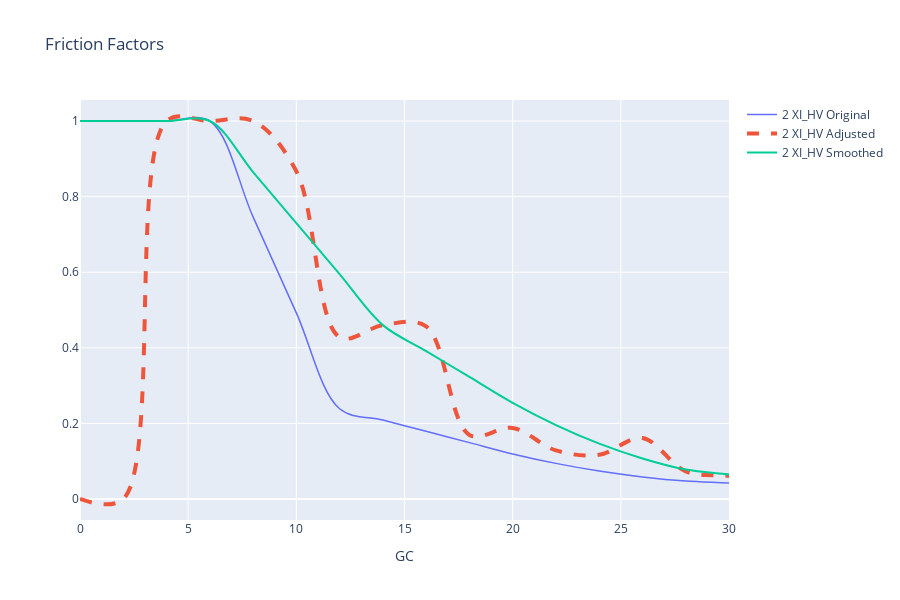

Notebook code cell kept with this figure:
### Code cell
# SMOOTHING

# backup will output a new CSV each time function is run... just to be safe
backup = False

dfSmoothedSetHolder = pd.DataFrame()
dfFFsForCharts = pd.DataFrame() # master dataframe

# loop through input dataframe
for index, row in dfCalibrationRounds.iterrows():
    
    if index==6:
        display(dfCalibrationRounds[dfCalibrationRounds.index==index])
        continue

    rndindex = index

    # get trip purposes and tlf types for looping
    tps  = dfsFF[rndindex]['TRIPPURP'].unique().tolist()

    dfSmoothParams = pd.DataFrame()

    # r=root, d=directories, f = files
    for r, d, f in os.walk(os.path.join(os.path.join(os.path.join(dirIntermediate,str(index)),'manual_smoothing'))):
        for file in f:
            if file.endswith('.csv'):
                dfSmoothParams = pd.concat([dfSmoothParams,pd.read_csv(os.path.join(r, file))])
    if debug: display(dfSmoothParams)

    # create sets for give index
    dfOriginalSet = dfsFF[rndindex].copy()
    dfAdjustedSet = dfsFFAdj[rndindex][['TRIPPURP','TLFTYPE','BIN','FF_ADJ']].copy()
    dfAdjustedSet.columns = (['TRIPPURP','TLFTYPE','BIN','FF'])
    dfSmoothedSet = dfAdjustedSet.copy() # copy of adjusted since this is where it starts
    
    # add column for round values
    dfOriginalSet['FF_CALIB_ROUND'] = rndindex
    dfAdjustedSet['FF_CALIB_ROUND'] = rndindex
    dfSmoothedSet['FF_CALIB_ROUND'] = rndindex

    dfOriginalSet['OAS'] = 'Original'
    dfAdjustedSet['OAS'] = 'Adjusted'
    dfSmoothedSet['OAS'] = 'Smoothed'

    if debug: display(dfAdjustedSet)

    # go through all trip purposes
    for tp in tps:
        if debug: print (tp)

        # make copy of filtered dataframe for working
        dfSmthSetTP = dfSmoothedSet[(dfSmoothedSet['TRIPPURP']==tp)].copy()

        # make copy of filtered manual adjustments for working
        dfSmthPrmForTP = dfSmoothParams[(dfSmoothParams['TRIPPURP']==tp)].copy()

        # smoothing is done row-by-row from the parameters file
        for index, row in dfSmthPrmForTP.iterrows():

            paramindex = index
            _binfrom = row['BIN_FROM']
            _binto   = row['BIN_TO']

            # show before if debug set to 1
            if(row['DEBUG_TOGGLE']==1):
                pd.set_option('display.max_rows', None)
                display(dfSmthSetTP[(dfSmthSetTP['BIN'].between(_binfrom,_binto))])
                pd.set_option('display.max_rows', 10)

            # linear adjustment
            if row['LINEAR_TOGGLE']:
                #print('linear')

                numPNTS = len(dfSmthSetTP[(dfSmthSetTP['BIN'].between(_binfrom,_binto))].index)
                bgnFFAdj = dfSmthSetTP[(dfSmthSetTP['BIN']==_binfrom)]['FF'].values[0]
                endFFAdj = dfSmthSetTP[(dfSmthSetTP['BIN']==_binto  )]['FF'].values[0]

                # interpolate with np
                interpolates = np.linspace(bgnFFAdj, endFFAdj, numPNTS)

                # display for debugging
                if(row['DEBUG_TOGGLE']==1):
                    display('Bgn Freq ' + str(bgnFFAdj))
                    display('End Freq ' + str(endFFAdj))
                    display('Size ' + str(numPNTS))
                    display('Interpolates ' + str(interpolates))

                dfSmthSetTP.loc[(dfSmthSetTP['BIN'].between(_binfrom,_binto)), 'FF'] = interpolates

            # moving average adjustment
            if index==6: print(row['MOVAVG_REACH'])
            if row['MOVAVG_REACH']>0:
                
                maxbin = dfSmthSetTP.loc[dfSmthSetTP['BIN'].idxmax()]['BIN']
                
                # add zeros to keep moving average
                dfZeros = dfSmthSetTP.copy()
                dfZeros['BIN'] += maxbin + binsize
                dfZeros['FF'] = 0
                dfSmthSetTP = pd.concat([dfSmthSetTP, dfZeros], ignore_index=True)
                
                # reach is on either side, so average extents is reach 2 + 1 with min periods for the shoulders, shift moves the avergage to center on bin
                # moving average is calculated for entire dataset and then only applied to BIN_FROM-BIN_TO range
                dfRolling = dfSmthSetTP['FF'].rolling(row['MOVAVG_REACH']*2+1, min_periods=1).mean().shift(-1 * row['MOVAVG_REACH'])

                # debug
                if(row['DEBUG_TOGGLE']==1): display(dfRolling)
                    
                dfSmthSetTP.loc[dfSmthSetTP['BIN'].between(_binfrom,_binto),'FF'] = dfRolling                
                
                # trim back to maxbin
                dfSmthSetTP = dfSmthSetTP[dfSmthSetTP['BIN']<=maxbin]
            
            # adjust frequency by override
            if row['FF_OVERRIDE']>0:
                dfSmthSetTP.loc[(dfSmthSetTP['BIN'].between(_binfrom,_binto)),'FF'] = row['FF_OVERRIDE']

            # adjust frequency by relative amount
            dfSmthSetTP.loc[(dfSmthSetTP['BIN'].between(_binfrom,_binto)),'FF'] += row['FFADJ_REL']

            # set frequency to zero
            if row['FF_ZERO_TOGGLE']==1:
                dfSmthSetTP.loc[(dfSmthSetTP['BIN'].between(_binfrom,_binto)),'FF'] = 0

            # copy from previous round
            if row['NOADJ_TOGGLE']==1:
                dfNoAdj = dfOriginalSet[(dfOriginalSet['TRIPPURP']==tp)].copy()
                dfSmthSetTP.loc[(dfSmthSetTP['BIN'].between(_binfrom,_binto)),'FF'] = dfNoAdj[(dfNoAdj['BIN'].between(_binfrom,_binto))]['FF'].tolist()

            # show after if debug set to 1
            if(row['DEBUG_TOGGLE']==1):
                pd.set_option('display.max_rows', None)
                display(dfSmthSetTP[(dfSmthSetTP['BIN'].between(_binfrom,_binto))])
                pd.set_option('display.max_rows', 10)

            if debug: display(dfSmthSetTP)

        dfSmoothedSetHolder = pd.concat([dfSmoothedSetHolder, dfSmthSetTP], ignore_index=True)

    if debug: display(dfSmoothedSetHolder)

    # combine dataframes... smoothed with observed
    dfFFsForCharts = pd.concat([dfFFsForCharts,dfOriginalSet,dfAdjustedSet,dfSmoothedSetHolder], ignore_index=True)

if debug: display(dfFFsForCharts)

# MAKE INTERACTIVE CHART
py.offline.init_notebook_mode(connected=True)

lstCalibRnd  = dfFFsForCharts['FF_CALIB_ROUND'].unique().tolist() # iterative round names
lstTripPurp  = dfFFsForCharts['TRIPPURP'      ].unique().tolist() # HBW, HBShp, HBOth,...
lstOAS       = dfFFsForCharts['OAS'           ].unique().tolist() # Original, Adjusted, Smoothed

# multi select
selectCalibRnd  = widgets.SelectMultiple(options=lstCalibRnd, value=(lstCalibRnd[-1],), description='Calib Round')
selectTripPurp  = widgets.SelectMultiple(options=lstTripPurp, value=('XI_HV',), description='Trip Purpose')
selectOAS       = widgets.SelectMultiple(options=lstOAS, value=('Original','Adjusted','Smoothed'), description='OAS')

# single select
selectPreset    = widgets.Select(options=dfZoomPresets['PRESET'].tolist(), value='Begin', description='Zoom Presets')

#custom extents
xmin = widgets.Text(value='0', description='X Min',style={'width':50, 'description_width': '30'})
xmax = widgets.Text(value='100', description='X Max',style={'width':50, 'description_width': '30'})
ymin = widgets.Text(value='0.00', description='Y Min',style={'width':50, 'description_width': '30'})
ymax = widgets.Text(value='1', description='Y Max',style={'width':50, 'description_width': '30'})

#container1 = widgets.HBox([selectCalibRnd, selectTripPurp, selectOAS, selectPreset])
#container2 = widgets.VBox([xmin, xmax, ymin, ymax])
#container3 = widgets.HBox([container1, container2])

#ui = container3

#out = widgets.interactive_output(update_plot_ff, {'calibrnds':selectCalibRnd, 'trippurps':selectTripPurp, 'oass':selectOAS, 'zoompreset':selectPreset, 'xmin':xmin, 'xmax':xmax, 'ymin':ymin, 'ymax':ymax})
#display(ui, out)

widgets.interactive(update_plot_ff, calibrnds=selectCalibRnd, trippurps=selectTripPurp, oass=selectOAS, zoompreset=selectPreset, xmin=xmin, xmax=xmax, ymin=ymin, ymax=ymax)
#widgets.interactive(update_plot_ff, calibrnds=selectCalibRnd, trippurps=selectTripPurp, oass=selectOAS, zoompreset=selectPreset)

### Figure 1 — Plotly figure (JSON) as saved in the notebook; plotly's stock layout.template omitted (floating-point values rounded to 4 significant figures; data arrays with more than 128 entries replaced by an {"elided": "..."} marker saying what was removed)
{"data": [{"line": {"dash": "solid", "shape": "spline", "width": 1.5}, "mode": "lines", "name": "2 XI_HV Original", "type": "scatter", "x": {"elided": "200 int values"}, "y": {"elided": "200 float values"}}, {"line": {"dash": "dash", "shape": "spline", "width": 4}, "mode": "lines", "name": "2 XI_HV Adjusted", "type": "scatter", "x": {"elided": "200 int values"}, "y": {"elided": "200 float values"}}, {"line": {"dash": "solid", "shape": "spline", "width": 2}, "mode": "lines", "name": "2 XI_HV Smoothed", "type": "scatter", "x": {"elided": "200 int values"}, "y": {"elided": "200 float values"}}], "layout": {"height": 600, "title": {"text": "Friction Factors"}, "xaxis": {"range": [0, 30], "title": {"text": "GC"}}, "yaxis": {"range": [0, null], "title": {"text": ""}}}}
